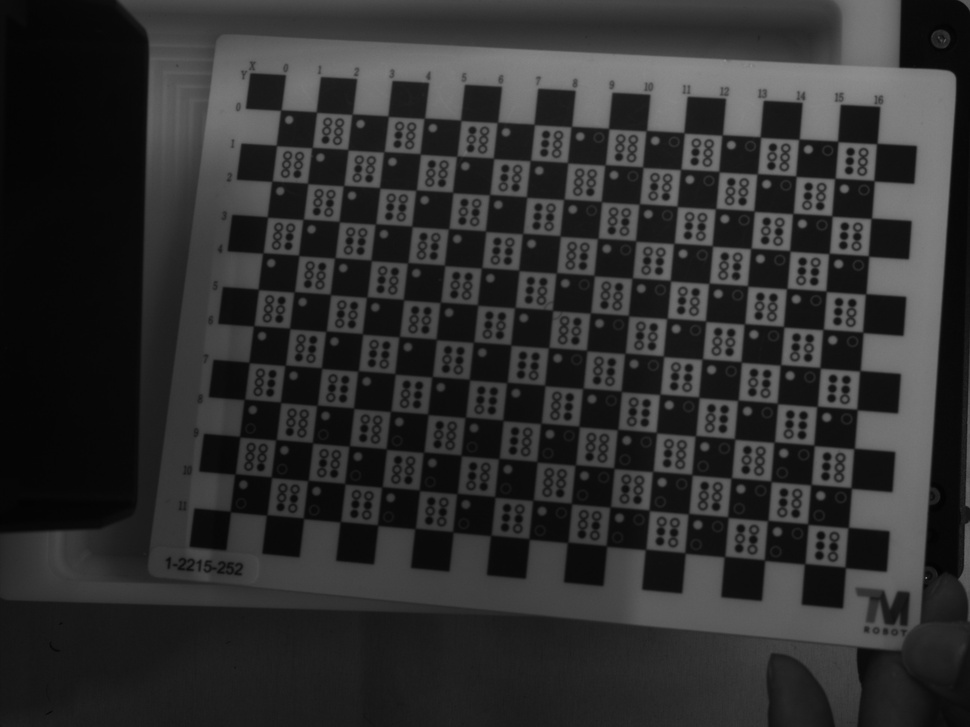
#> input picture Mycode/converted_jpgs/1164.jpg, 970 x 727 px, shrunk from 2592 x 1944 before the run; its folder holds only this picture in this run
$ python batch_process.py
#> lines starting #> are read from the running program, lines starting #| are printed output that depends on the picture; after the words box and inside, x2 and y2 are one past the last pixel; in counts of white or black regions, pixels touching at a corner belong together; long printed decimals are rounded
import cv2
import numpy as np
import glob
import matplotlib.pyplot as plt
import pickle

# 定義棋盤格規格
CHECKERBOARD = (17, 12)
criteria = (cv2.TERM_CRITERIA_EPS + cv2.TERM_CRITERIA_MAX_ITER, 30, 0.001)

# 定義每批次處理的圖片數量
BATCH_SIZE = 10

# 定義世界坐標系中的 3D 點
objp = np.zeros((CHECKERBOARD[0] * CHECKERBOARD[1], 3), np.float32)
objp[:, :2] = np.mgrid[0:CHECKERBOARD[0], 0:CHECKERBOARD[1]].T.reshape(-1, 2)
objp = objp * 10  # 單位 10 mm

# 讀取所有圖像
images = glob.glob('C:\\Users\\123\\Documents\\GitHub\\DobotM1Project\\Mycode\\converted_jpgs\\*.jpg')
total_images = len(images)

# 檢查是否有現存的進度檔案
try:
    with open("progress.pkl", "rb") as f:
        progress_data = pickle.load(f)
        start_batch = progress_data["start_batch"]
        objpoints = progress_data["objpoints"]
        imgpoints = progress_data["imgpoints"]
    print(f"Resuming from batch {start_batch}...")
except FileNotFoundError:
    start_batch = 0
    objpoints = []
    imgpoints = []
    print("Starting from the first batch...")

# 開始分批處理
for batch_start in range(start_batch, total_images, BATCH_SIZE):
    batch_end = min(batch_start + BATCH_SIZE, total_images)
    print(f"Processing batch {batch_start // BATCH_SIZE + 1} ({batch_start} to {batch_end - 1})...")

    for i in range(batch_start, batch_end):
        fname = images[i]
        img = cv2.imread(fname)
#> img is the input picture: shape (727, 970, 3); min 1, max 141, mean 46.9
        gray = cv2.cvtColor(img, cv2.COLOR_BGR2GRAY)

        # 查找棋盤角點
        ret, corners = cv2.findChessboardCorners(gray, CHECKERBOARD, None)
#> ret = True; corners = 204 rows, first 8: [280.9, 109.9], [316.3, 112.2], [352, 114.2], [388.2, 116.2], [424.4, 118.2], [460.7, 120.3], [497.4, 122.3], [534.1, 124.4]
        if ret and corners.shape[0] == CHECKERBOARD[0] * CHECKERBOARD[1]:
            objpoints.append(objp)
            corners2 = cv2.cornerSubPix(gray, corners, (11, 11), (-1, -1), criteria)
#> corners2 = 204 rows, first 8: [282.5, 111.7], [317.3, 112.9], [352.9, 116.1], [389.2, 117.1], [425.2, 120.1], [461.9, 121.2], [498.3, 124], [535.3, 125.4]
            imgpoints.append(corners2)

            # 在圖像上畫出棋盤格角點
            img_with_points = cv2.drawChessboardCorners(img, CHECKERBOARD, corners2, ret)
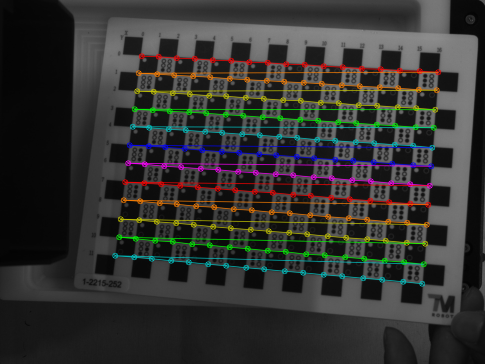
#> img_with_points: shape (727, 970, 3) (shown at 1/2 size); mean B, G, R 48.3, 50.6, 50.7

            # 在角點上附加數字編號
            for idx, corner in enumerate(corners2):
                corner_pos = tuple(corner.ravel().astype(int))
                cv2.putText(img_with_points, str(idx), corner_pos, cv2.FONT_HERSHEY_SIMPLEX, 0.5, (0, 255, 0), 1, cv2.LINE_AA)
#> this loop made 204 passes
#> (corner, corner_pos) on passes 1 to 3: ([[282.5, 111.7]], (282, 111)), ([[317.3, 112.9]], (317, 112)), ([[352.9, 116.1]], (352, 116))
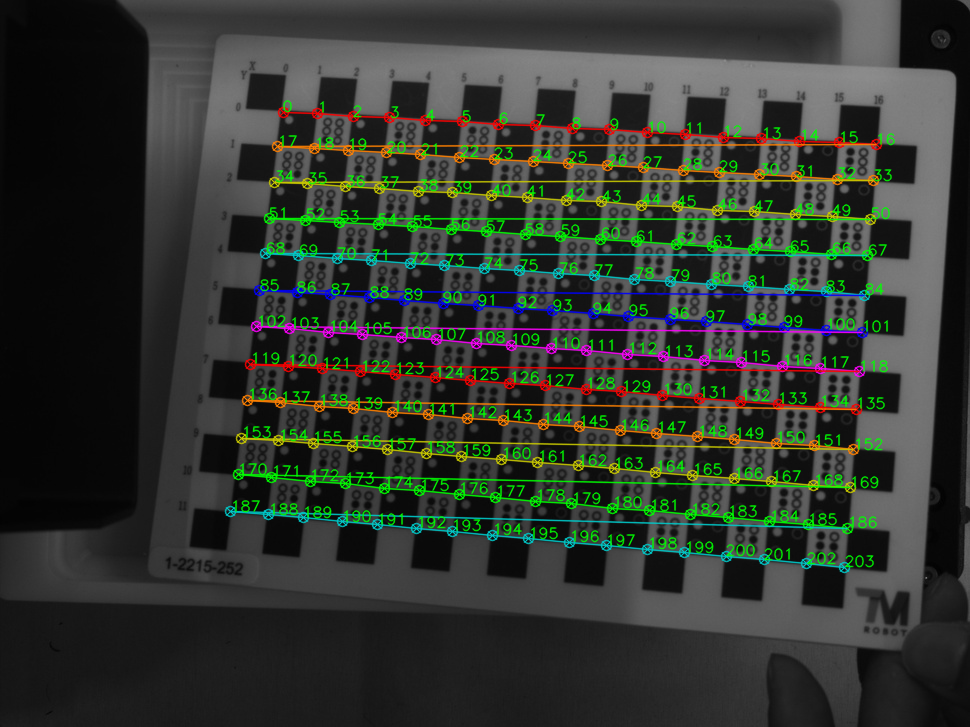
#> img_with_points: shape (727, 970, 3); 4.92% of pixels changed, all inside (x1, y1, x2, y2) = (233, 99, 896, 568)

            # 儲存結果圖像
            output_path = f"chessboard_image_{i}.png"
            cv2.imwrite(output_path, img_with_points)
            print(f"Saved annotated chessboard image: {output_path}")

    # 儲存進度
    with open("progress.pkl", "wb") as f:
        pickle.dump({"start_batch": batch_start + BATCH_SIZE, "objpoints": objpoints, "imgpoints": imgpoints}, f)
    print(f"Batch {batch_start // BATCH_SIZE + 1} completed and progress saved.")

# 全部批次完成後進行相機標定
gray_shape = gray.shape[::-1] if gray is not None else None
#> gray_shape = (970, 727)
ret, mtx, dist, rvecs, tvecs = cv2.calibrateCamera(objpoints, imgpoints, gray_shape, None, None)
#> ret = 1.2; mtx = [[2833.3, 0, 38.7], [0, 2930.3, 310.8], [0, 0, 1]]; dist = [[-0.712, 7.9, 0.00155, 0.029, -46.89]]; rvecs = ([-0.263, 0.298, 0.11],); tvecs = ([67.44, -53.6, 785.1],)

print("重投影误差:\n")
print(ret)
#| 1.201
print("内参 : \n")
print(mtx)
#| [[2.83333691e+03 0.00000000e+00 3.87049139e+01]
#|  [0.00000000e+00 2.93034308e+03 3.10835578e+02]
#|  [0.00000000e+00 0.00000000e+00 1.00000000e+00]]
print("畸变 : \n")
print(dist)
#| [[-7.12026082e-01  7.90120257e+00  1.55066548e-03  2.90171157e-02
#|   -4.68887082e+01]]

# 儲存標定結果
calibration_data = {
    "ret": ret,
    "mtx": mtx,
    "dist": dist,
    "rvecs": rvecs,
    "tvecs": tvecs
}
#> calibration_data = {'ret': 1.2, 'mtx': [[2833.3, 0, 38.7], [0, 2930.3, 310.8], [0, 0, 1]], 'dist': [[-0.712, 7.9, 0.00155, 0.029, -46.89]], 'rvecs': ([-0.263, 0.298, 0.11],), 'tvecs': ([67.44, -53.6, 785.1],)}
with open("calibration_data.pkl", "wb") as f:
    pickle.dump(calibration_data, f)
print("Calibration data saved.")

# 計算重投影誤差和可視化
all_errors = []
plt.figure(figsize=(10, 6))

for i in range(len(objpoints)):
    imgpoints2, _ = cv2.projectPoints(objpoints[i], rvecs[i], tvecs[i], mtx, dist)
    imgpoints2 = imgpoints2.reshape(-1, 2)

    # 計算每張圖像的重投影誤差
    error_per_image = np.linalg.norm(imgpoints[i].reshape(-1, 2) - imgpoints2, axis=1)
    mean_error_per_image = np.mean(error_per_image)
    all_errors.append(mean_error_per_image)

    # 繪製每張圖像的重投影誤差分布
    plt.plot(error_per_image, label=f"Image {i} Error")
    print(f"圖像 {i} 的平均重投影誤差: {mean_error_per_image:.4f}")
#> this loop made 1 pass
#> mean_error_per_image on pass 1: 1.14
#> (printed output is left out)
#> after the loop, all_errors = [1.14]

# 總平均重投影誤差
mean_reprojection_error = np.mean(all_errors)
#> mean_reprojection_error = 1.14

plt.title("Reprojection Error per Image")
plt.xlabel("Point Index")
plt.ylabel("Reprojection Error (pixels)")
plt.legend()
plt.grid(True)
plt.show()
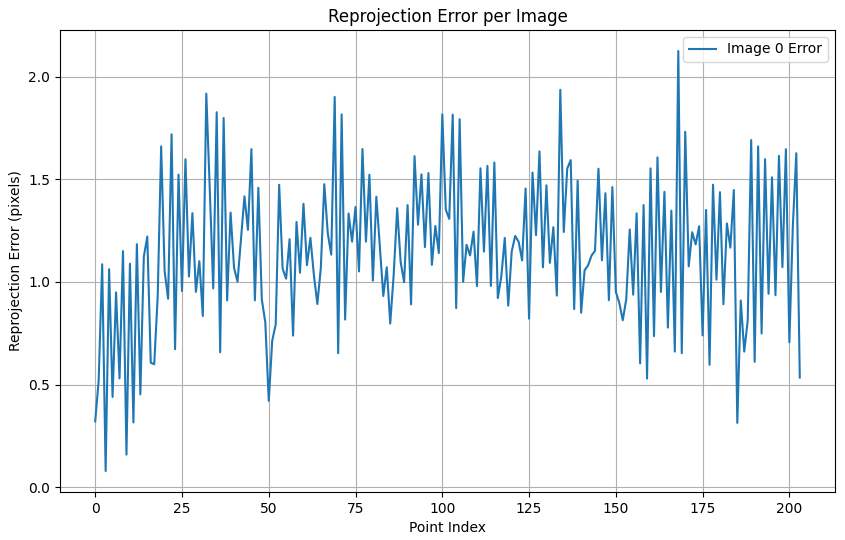
#> figure drawn by matplotlib, 1 panel; curve peaks at x = 168, y = 2.12

print("重投影误差 (Mean Reprojection Error):", mean_reprojection_error)
#| 重投影误差 (Mean Reprojection Error): 1.144

# 顯示每張圖像的平均重投影誤差
plt.figure(figsize=(10, 6))
plt.bar(range(len(all_errors)), all_errors, color='skyblue', label='Image Mean Error')
plt.axhline(y=mean_reprojection_error, color='r', linestyle='--', label='Overall Mean Error')
plt.title("Average Reprojection Error per Image")
plt.xlabel("Image Index")
plt.ylabel("Mean Reprojection Error (pixels)")
plt.legend()
plt.grid(True)
plt.show()
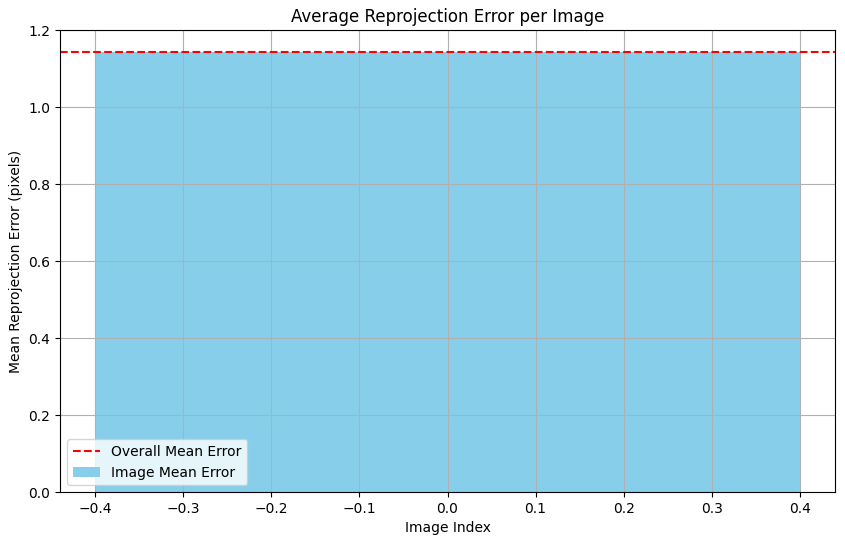
#> figure drawn by matplotlib, 1 panel

$ run again, on Mycode/converted_jpgs/1435.jpg
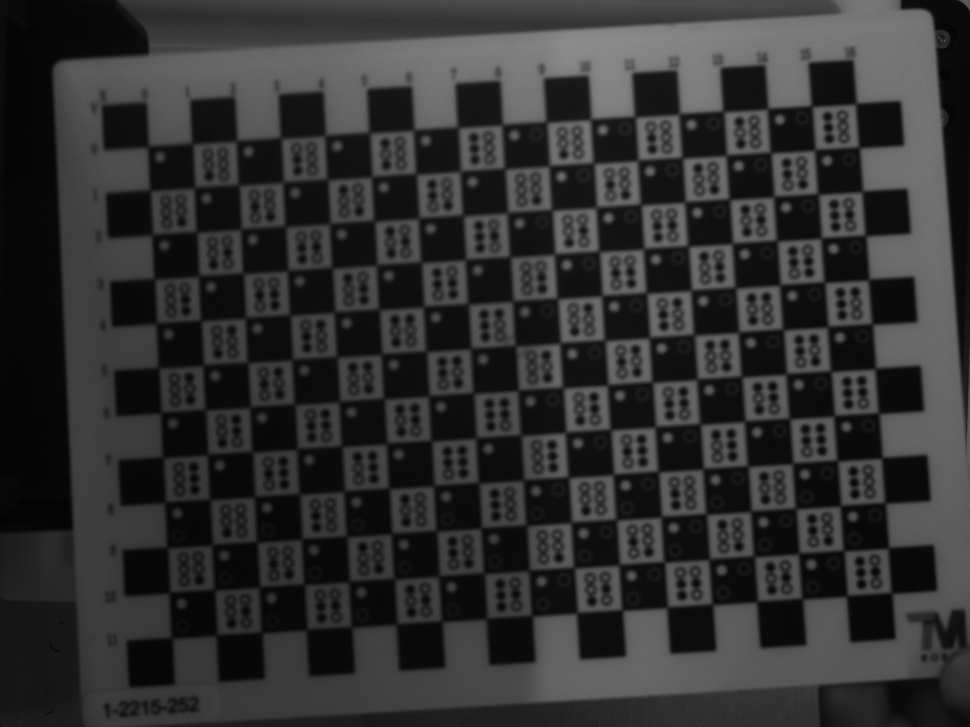
#> input picture Mycode/converted_jpgs/1435.jpg, 970 x 727 px, shrunk from 2592 x 1944 before the run
#> img is the input picture: shape (727, 970, 3); min 2, max 141, mean 48.8
#> `ret, corners = cv2.findChessboardCorners(gray, CHECKERBOARD, None)`: ret = True; corners = 204 rows, first 8: [148.5, 146.5], [192, 143.5], [236.5, 140.9], [280.5, 138.5], [325, 135], [369, 133], [413.5, 130], [458, 127]
#> corners2 = 204 rows, first 8: [149.3, 147.5], [192.6, 143.7], [237.5, 142], [281.2, 138.2], [326.3, 136.5], [370.2, 132.9], [414.7, 131.1], [458.6, 127.5]
#> the loop `for idx, corner in enumerate(corners2):` made 204 passes
#> (corner, corner_pos) on passes 1 to 3: ([[149.3, 147.5]], (149, 147)), ([[192.6, 143.7]], (192, 143)), ([[237.5, 142]], (237, 141))
#> after the loop `for idx, corner in enumerate(corners2):`:
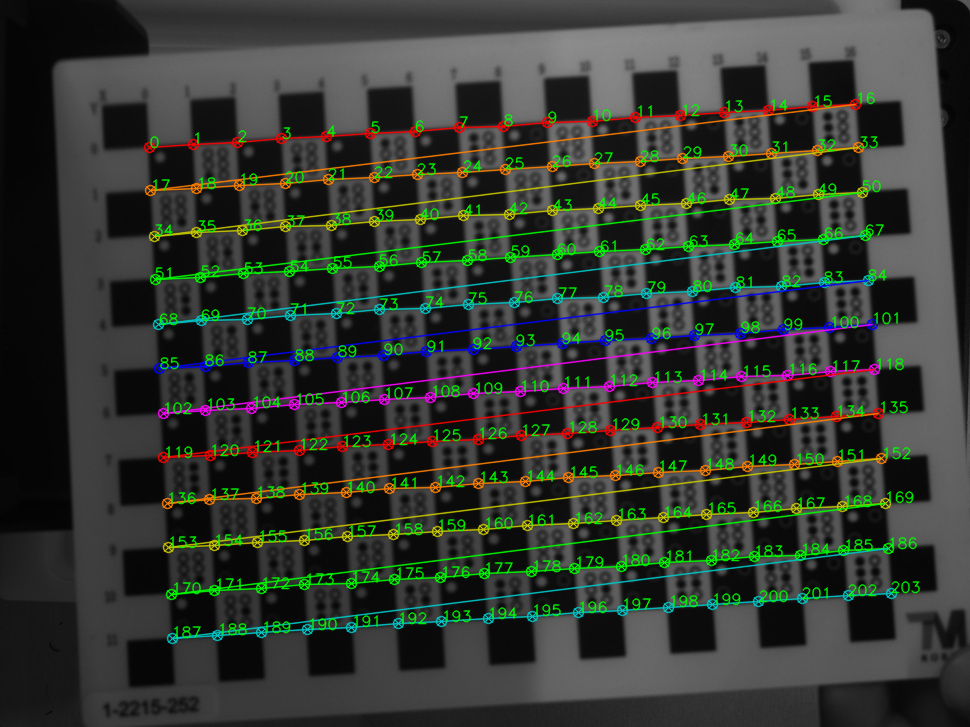
#> img_with_points: shape (727, 970, 3); mean B, G, R 49.5, 57.5, 52.1
#> gray_shape = (970, 727)
#> `ret, mtx, dist, rvecs, tvecs = cv2.calibrateCamera(objpoints, imgpoint..`: ret = 0.955; mtx = [[6839.2, 0, 464.2], [0, 7047.3, 371.1], [0, 0, 1]]; dist = [[-0.0805, -170.3, -0.00289, -0.00284, -1.5]]; rvecs = ([-0.247, 0.0067, -0.0596],); tvecs = ([-71.1, -49.02, 1541.4],)
#| 0.9551
#| [[6.83919599e+03 0.00000000e+00 4.64172039e+02]
#|  [0.00000000e+00 7.04728947e+03 3.71077441e+02]
#|  [0.00000000e+00 0.00000000e+00 1.00000000e+00]]
#| [[-8.05292306e-02 -1.70324214e+02 -2.89371344e-03 -2.83712268e-03
#|   -1.49678956e+00]]
#> calibration_data = {'ret': 0.955, 'mtx': [[6839.2, 0, 464.2], [0, 7047.3, 371.1], [0, 0, 1]], 'dist': [[-0.0805, -170.3, -0.00289, -0.00284, -1.5]], 'rvecs': ([-0.247, 0.0067, -0.0596],), 'tvecs': ([-71.1, -49.02, 1541.4],)}
#> the loop `for i in range(len(objpoints)):` made 1 pass
#> mean_error_per_image on pass 1: 0.907
#> (printed output is left out)
#> after the loop `for i in range(len(objpoints)):`: all_errors = [0.907]
#> mean_reprojection_error = 0.907
#| 重投影误差 (Mean Reprojection Error): 0.907
#> `plt.show()`:
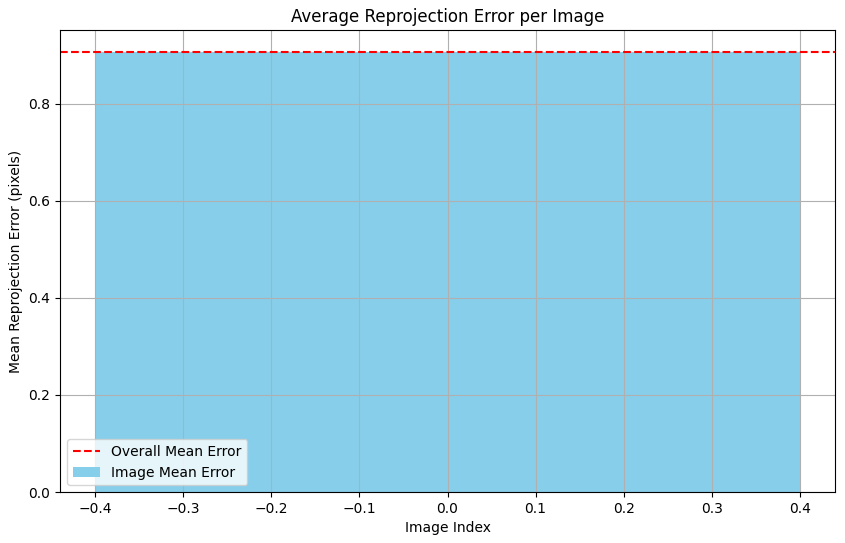
#> figure drawn by matplotlib, 1 panel

$ run again, on Mycode/converted_jpgs/1482.jpg
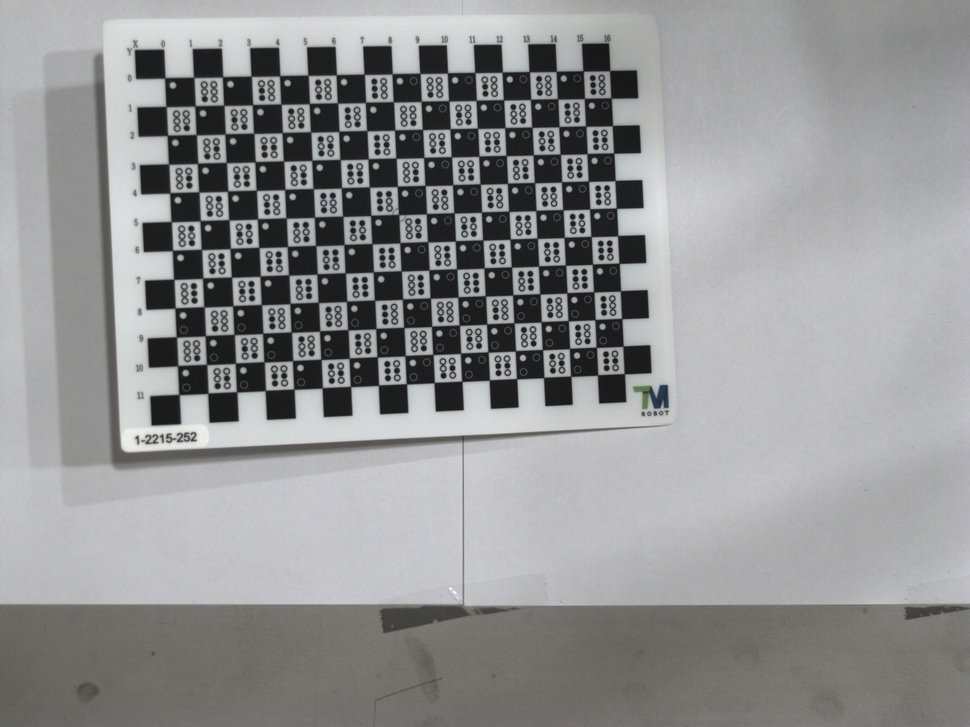
#> input picture Mycode/converted_jpgs/1482.jpg, 970 x 727 px, shrunk from 2592 x 1944 before the run
#> img is the input picture: shape (727, 970, 3); mean B, G, R 147.3, 146.8, 146.2
#> `ret, corners = cv2.findChessboardCorners(gray, CHECKERBOARD, None)`: ret = True; corners = 204 rows, first 8: [170.5, 77.5], [194.6, 77.91], [229, 76], [251.5, 76.62], [279.2, 81.57], [307.9, 75.06], [336.5, 80], [364.5, 74.59]
#> corners2 = 204 rows, first 8: [166.5, 79.47], [195.1, 78.13], [222.8, 79.11], [252.5, 77.05], [279.9, 78.16], [310.3, 76.28], [336.5, 77.05], [366.5, 75.47]
#> the loop `for idx, corner in enumerate(corners2):` made 204 passes
#> (corner, corner_pos) on passes 1 to 3: ([[166.5, 79.47]], (166, 79)), ([[195.1, 78.13]], (195, 78)), ([[222.8, 79.11]], (222, 79))
#> after the loop `for idx, corner in enumerate(corners2):`:
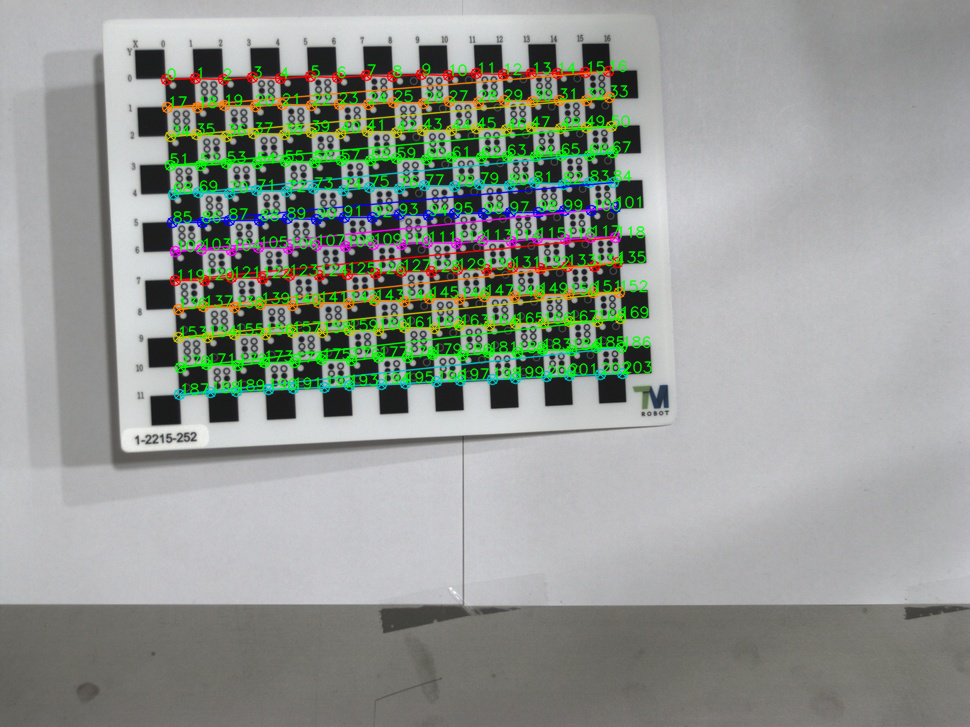
#> img_with_points: shape (727, 970, 3); mean B, G, R 144.9, 151.7, 145.8
#> gray_shape = (970, 727)
#> `ret, mtx, dist, rvecs, tvecs = cv2.calibrateCamera(objpoints, imgpoint..`: ret = 1.42; mtx = [[1424.5, 0, 390.1], [0, 1423.1, 333.7], [0, 0, 1]]; dist = [[0.238, -18.78, -0.0229, -0.00781, 208.7]]; rvecs = ([-0.0186, -0.127, -0.0431],); tvecs = ([-78.07, -88.57, 499],)
#| 1.420
#| [[1.42451251e+03 0.00000000e+00 3.90063169e+02]
#|  [0.00000000e+00 1.42305091e+03 3.33715764e+02]
#|  [0.00000000e+00 0.00000000e+00 1.00000000e+00]]
#| [[ 2.37647968e-01 -1.87768697e+01 -2.29014022e-02 -7.81010948e-03
#|    2.08675813e+02]]
#> calibration_data = {'ret': 1.42, 'mtx': [[1424.5, 0, 390.1], [0, 1423.1, 333.7], [0, 0, 1]], 'dist': [[0.238, -18.78, -0.0229, -0.00781, 208.7]], 'rvecs': ([-0.0186, -0.127, -0.0431],), 'tvecs': ([-78.07, -88.57, 499],)}
#> the loop `for i in range(len(objpoints)):` made 1 pass
#> mean_error_per_image on pass 1: 1.29
#> (printed output is left out)
#> after the loop `for i in range(len(objpoints)):`: all_errors = [1.29]
#> mean_reprojection_error = 1.29
#| 重投影误差 (Mean Reprojection Error): 1.290
#> `plt.show()`:
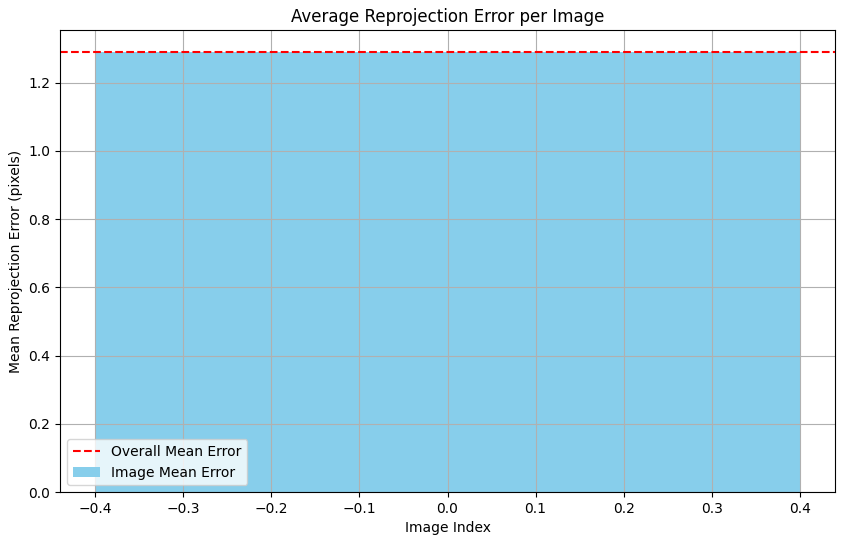
#> figure drawn by matplotlib, 1 panel
